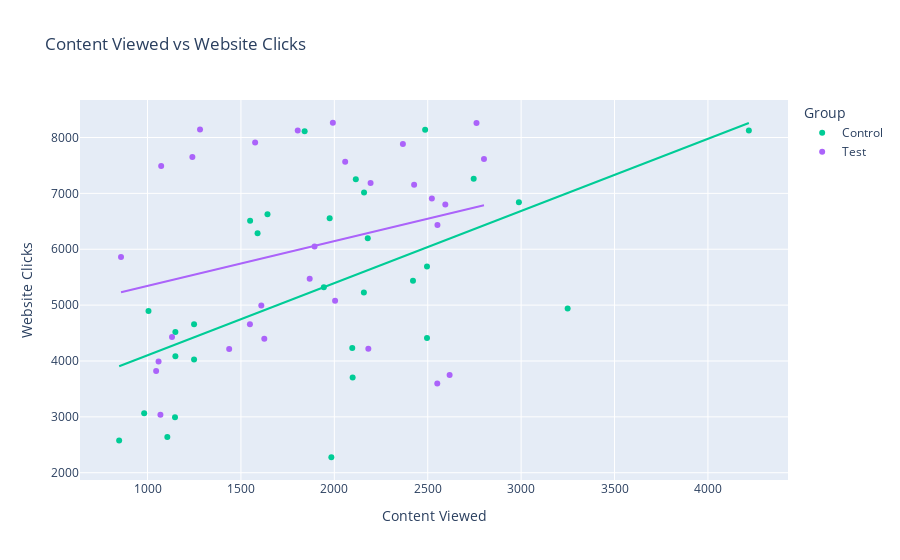
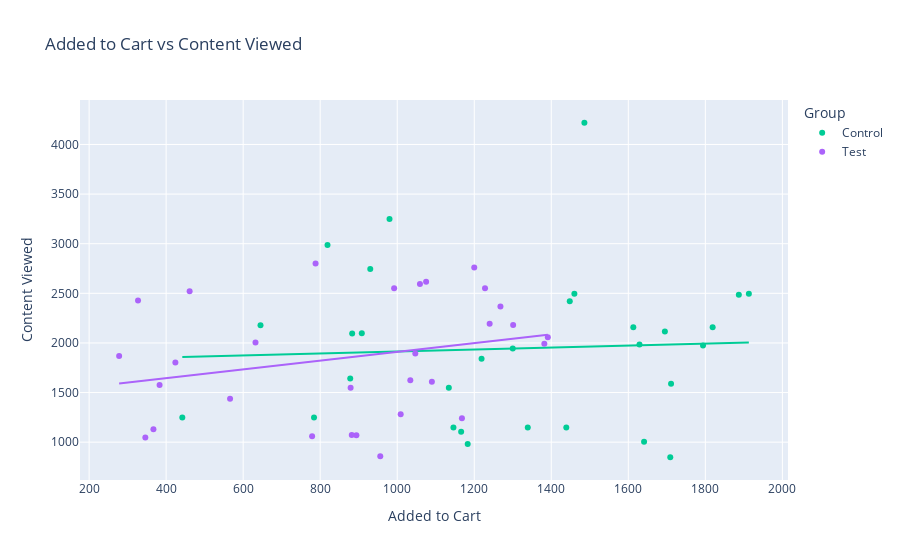
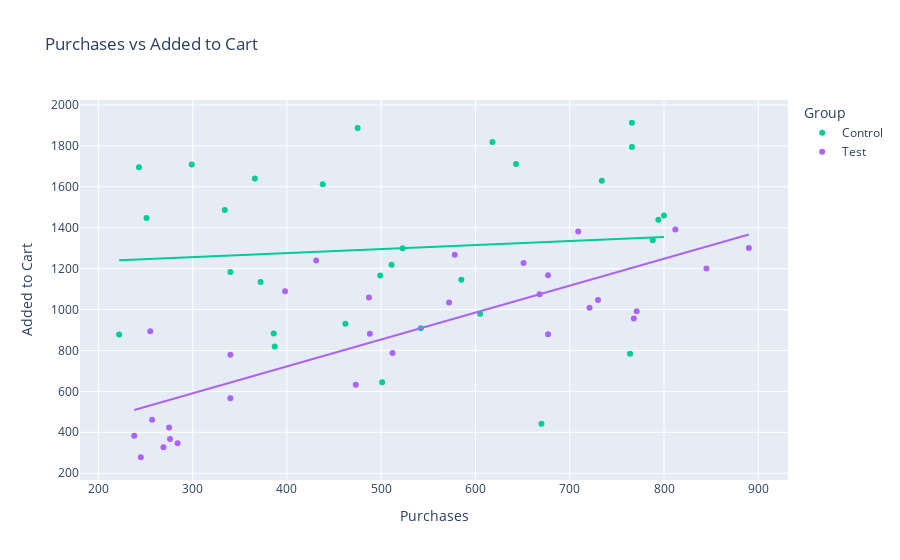

Write notebook code for charts like these, in order.
### Markdown cell above
What is the relationship between the number of website clicks and content viewed and added to cart from both campaigns?

### Code cell
# create scatter plot to show the relationship between variables

color_map = {'test': 'green', 'control': 'purple'}
figure = px.scatter(data_frame = df, 
                    x="Content Viewed",
                    y="Website Clicks", 
                    color= "Group", 
                    trendline="ols",
                    title="Content Viewed vs Website Clicks",
                    color_discrete_map=color_map)
figure.show()

figure = px.scatter(data_frame = df, 
                    x="Added to Cart",
                    y="Content Viewed", 
                    color= "Group", 
                    trendline="ols",
                    title="Added to Cart vs Content Viewed",
                    color_discrete_map=color_map)
figure.show()


figure = px.scatter(data_frame=df, 
                    x="Purchases",
                    y="Added to Cart", 
                    color="Group", 
                    trendline="ols",
                    title="Purchases vs Added to Cart",
                    color_discrete_map=color_map)

figure.show()

### Figure 1 — Plotly figure (JSON) as saved in the notebook; plotly's stock layout.template omitted (floating-point values rounded to 4 significant figures)
{"data": [{"hovertemplate": "Group=Control<br>Content Viewed=%{x}<br>Website Clicks=%{y}<extra></extra>", "legendgroup": "Control", "marker": {"color": "#00cc96", "symbol": "circle"}, "mode": "markers", "name": "Control", "orientation": "v", "showlegend": true, "type": "scatter", "x": [2159, 1841, 1549, 982, 1944.0, 1249, 1106, 2746, 2179, 1984, 2486, 1147, 1975, 1149, 1005, 2158, 1642, 2115, 2098, 848, 2496, 2988, 2496, 1149, 2096, 2421, 3249, 1589, 4219, 1249], "xaxis": "x", "y": [7016, 8110, 6508, 3065, 5321.0, 4028, 2640, 7260, 6198, 2277, 8137, 2993, 6554, 4521, 4896, 5224, 6628, 7253, 3706, 2578, 5691, 6843, 4410, 4085, 4234, 5435, 4941, 6287, 8127, 4658], "yaxis": "y"}, {"hovertemplate": "<b>OLS trendline</b><br>Website Clicks = 1.29125 * Content Viewed + 2810.87<br>R<sup>2</sup>=0.326398<br><br>Group=Control<br>Content Viewed=%{x}<br>Website Clicks=%{y} <b>(trend)</b><extra></extra>", "legendgroup": "Control", "marker": {"color": "#00cc96", "symbol": "circle"}, "mode": "lines", "name": "Control", "showlegend": false, "type": "scatter", "x": [848, 982, 1005, 1106, 1147, 1149, 1149, 1249, 1249, 1549, 1589, 1642, 1841, 1944.0, 1975, 1984, 2096, 2098, 2115, 2158, 2159, 2179, 2421, 2486, 2496, 2496, 2746, 2988, 3249, 4219], "xaxis": "x", "y": [3906.0, 4079.0, 4109.0, 4239.0, 4292.0, 4295.0, 4295.0, 4424.0, 4424.0, 4811.0, 4863.0, 4931.0, 5188.0, 5321.0, 5361.0, 5373.0, 5517.0, 5520.0, 5542.0, 5597.0, 5599.0, 5625.0, 5937.0, 6021.0, 6034.0, 6034.0, 6357.0, 6669.0, 7006.0, 8259.0], "yaxis": "y"}, {"hovertemplate": "Group=Test<br>Content Viewed=%{x}<br>Website Clicks=%{y}<extra></extra>", "legendgroup": "Test", "marker": {"color": "#ab63fa", "symbol": "circle"}, "mode": "markers", "name": "Test", "orientation": "v", "showlegend": true, "type": "scatter", "x": [1069, 1548, 2367, 1437, 858, 1073, 2182, 2194, 2761, 1804, 2617, 1992, 2058, 1059, 1609, 2594, 1576, 2522, 2801, 1894, 1868, 1131, 2004, 2427, 2551, 1046, 2552, 1281, 1240, 1625], "xaxis": "x", "y": [3038, 4657, 7885, 4216, 5863, 7488, 4221, 7184, 8259, 8125, 3750, 8264, 7568, 3993, 4993, 6800, 7910, 6909, 7617, 6050, 5471, 4431, 5077, 7156, 3596, 3820, 6435, 8144, 7651, 4399], "yaxis": "y"}, {"hovertemplate": "<b>OLS trendline</b><br>Website Clicks = 0.801598 * Content Viewed + 4542.96<br>R<sup>2</sup>=0.078623<br><br>Group=Test<br>Content Viewed=%{x}<br>Website Clicks=%{y} <b>(trend)</b><extra></extra>", "legendgroup": "Test", "marker": {"color": "#ab63fa", "symbol": "circle"}, "mode": "lines", "name": "Test", "showlegend": false, "type": "scatter", "x": [858, 1046, 1059, 1069, 1073, 1131, 1240, 1281, 1437, 1548, 1576, 1609, 1625, 1804, 1868, 1894, 1992, 2004, 2058, 2182, 2194, 2367, 2427, 2522, 2551, 2552, 2594, 2617, 2761, 2801], "xaxis": "x", "y": [5231.0, 5381.0, 5392.0, 5400.0, 5403.0, 5450.0, 5537.0, 5570.0, 5695.0, 5784.0, 5806.0, 5833.0, 5846.0, 5989.0, 6040.0, 6061.0, 6140.0, 6149.0, 6193.0, 6292.0, 6302.0, 6440.0, 6488.0, 6565.0, 6588.0, 6589.0, 6622.0, 6641.0, 6756.0, 6788.0], "yaxis": "y"}], "layout": {"legend": {"title": {"text": "Group"}, "tracegroupgap": 0}, "title": {"text": "Content Viewed vs Website Clicks"}, "xaxis": {"anchor": "y", "domain": [0, 1], "title": {"text": "Content Viewed"}}, "yaxis": {"anchor": "x", "domain": [0, 1], "title": {"text": "Website Clicks"}}}}

### Figure 2 — Plotly figure (JSON) as saved in the notebook; plotly's stock layout.template omitted (floating-point values rounded to 4 significant figures)
{"data": [{"hovertemplate": "Group=Control<br>Added to Cart=%{x}<br>Content Viewed=%{y}<extra></extra>", "legendgroup": "Control", "marker": {"color": "#00cc96", "symbol": "circle"}, "mode": "markers", "name": "Control", "orientation": "v", "showlegend": true, "type": "scatter", "x": [1819, 1219, 1134, 1183, 1300, 784, 1166, 930, 645, 1629, 1887, 1439, 1794, 1339, 1641, 1613, 878, 1695, 908, 1709, 1460, 819, 1913, 1146, 883, 1448, 980, 1711, 1486, 442], "xaxis": "x", "y": [2159, 1841, 1549, 982, 1944.0, 1249, 1106, 2746, 2179, 1984, 2486, 1147, 1975, 1149, 1005, 2158, 1642, 2115, 2098, 848, 2496, 2988, 2496, 1149, 2096, 2421, 3249, 1589, 4219, 1249], "yaxis": "y"}, {"hovertemplate": "<b>OLS trendline</b><br>Content Viewed = 0.100333 * Added to Cart + 1813.36<br>R<sup>2</sup>=0.002764<br><br>Group=Control<br>Added to Cart=%{x}<br>Content Viewed=%{y} <b>(trend)</b><extra></extra>", "legendgroup": "Control", "marker": {"color": "#00cc96", "symbol": "circle"}, "mode": "lines", "name": "Control", "showlegend": false, "type": "scatter", "x": [442, 645, 784, 819, 878, 883, 908, 930, 980, 1134, 1146, 1166, 1183, 1219, 1300, 1339, 1439, 1448, 1460, 1486, 1613, 1629, 1641, 1695, 1709, 1711, 1794, 1819, 1887, 1913], "xaxis": "x", "y": [1858.0, 1878.0, 1892.0, 1896.0, 1901.0, 1902.0, 1904.0, 1907.0, 1912.0, 1927.0, 1928.0, 1930.0, 1932.0, 1936.0, 1944.0, 1948.0, 1958.0, 1959.0, 1960.0, 1962.0, 1975.0, 1977.0, 1978.0, 1983.0, 1985.0, 1985.0, 1993.0, 1996.0, 2003.0, 2005.0], "yaxis": "y"}, {"hovertemplate": "Group=Test<br>Added to Cart=%{x}<br>Content Viewed=%{y}<extra></extra>", "legendgroup": "Test", "marker": {"color": "#ab63fa", "symbol": "circle"}, "mode": "markers", "name": "Test", "orientation": "v", "showlegend": true, "type": "scatter", "x": [894, 879, 1268, 566, 956, 882, 1301, 1240, 1200, 424, 1075, 1382, 1391, 779, 1090, 1059, 383, 461, 788, 1047, 278, 367, 632, 327, 1228, 346, 992, 1009, 1168, 1034], "xaxis": "x", "y": [1069, 1548, 2367, 1437, 858, 1073, 2182, 2194, 2761, 1804, 2617, 1992, 2058, 1059, 1609, 2594, 1576, 2522, 2801, 1894, 1868, 1131, 2004, 2427, 2551, 1046, 2552, 1281, 1240, 1625], "yaxis": "y"}, {"hovertemplate": "<b>OLS trendline</b><br>Content Viewed = 0.442802 * Added to Cart + 1467.66<br>R<sup>2</sup>=0.066319<br><br>Group=Test<br>Added to Cart=%{x}<br>Content Viewed=%{y} <b>(trend)</b><extra></extra>", "legendgroup": "Test", "marker": {"color": "#ab63fa", "symbol": "circle"}, "mode": "lines", "name": "Test", "showlegend": false, "type": "scatter", "x": [278, 327, 346, 367, 383, 424, 461, 566, 632, 779, 788, 879, 882, 894, 956, 992, 1009, 1034, 1047, 1059, 1075, 1090, 1168, 1200, 1228, 1240, 1268, 1301, 1382, 1391], "xaxis": "x", "y": [1591.0, 1612.0, 1621.0, 1630.0, 1637.0, 1655.0, 1672.0, 1718.0, 1748.0, 1813.0, 1817.0, 1857.0, 1858.0, 1864.0, 1891.0, 1907.0, 1914.0, 1926.0, 1931.0, 1937.0, 1944.0, 1950.0, 1985.0, 1999.0, 2011.0, 2017.0, 2029.0, 2044.0, 2080.0, 2084.0], "yaxis": "y"}], "layout": {"legend": {"title": {"text": "Group"}, "tracegroupgap": 0}, "title": {"text": "Added to Cart vs Content Viewed"}, "xaxis": {"anchor": "y", "domain": [0, 1], "title": {"text": "Added to Cart"}}, "yaxis": {"anchor": "x", "domain": [0, 1], "title": {"text": "Content Viewed"}}}}

### Figure 3 — Plotly figure (JSON) as saved in the notebook; plotly's stock layout.template omitted (floating-point values rounded to 4 significant figures)
{"data": [{"hovertemplate": "Group=Control<br>Purchases=%{x}<br>Added to Cart=%{y}<extra></extra>", "legendgroup": "Control", "marker": {"color": "#00cc96", "symbol": "circle"}, "mode": "markers", "name": "Control", "orientation": "v", "showlegend": true, "type": "scatter", "x": [618, 511, 372, 340, 522.8, 764, 499, 462, 501, 734, 475, 794, 766, 788, 366, 438, 222, 243, 542, 299, 800, 387, 766, 585, 386, 251, 605, 643, 334, 670], "xaxis": "x", "y": [1819, 1219, 1134, 1183, 1300, 784, 1166, 930, 645, 1629, 1887, 1439, 1794, 1339, 1641, 1613, 878, 1695, 908, 1709, 1460, 819, 1913, 1146, 883, 1448, 980, 1711, 1486, 442], "yaxis": "y"}, {"hovertemplate": "<b>OLS trendline</b><br>Added to Cart = 0.194992 * Purchases + 1198.06<br>R<sup>2</sup>=0.007841<br><br>Group=Control<br>Purchases=%{x}<br>Added to Cart=%{y} <b>(trend)</b><extra></extra>", "legendgroup": "Control", "marker": {"color": "#00cc96", "symbol": "circle"}, "mode": "lines", "name": "Control", "showlegend": false, "type": "scatter", "x": [222, 243, 251, 299, 334, 340, 366, 372, 386, 387, 438, 462, 475, 499, 501, 511, 522.8, 542, 585, 605, 618, 643, 670, 734, 764, 766, 766, 788, 794, 800], "xaxis": "x", "y": [1241.0, 1245.0, 1247.0, 1256.0, 1263.0, 1264.0, 1269.0, 1271.0, 1273.0, 1274.0, 1283.0, 1288.0, 1291.0, 1295.0, 1296.0, 1298.0, 1300.0, 1304.0, 1312.0, 1316.0, 1319.0, 1323.0, 1329.0, 1341.0, 1347.0, 1347.0, 1347.0, 1352.0, 1353.0, 1354.0], "yaxis": "y"}, {"hovertemplate": "Group=Test<br>Purchases=%{x}<br>Added to Cart=%{y}<extra></extra>", "legendgroup": "Test", "marker": {"color": "#ab63fa", "symbol": "circle"}, "mode": "markers", "name": "Test", "orientation": "v", "showlegend": true, "type": "scatter", "x": [255, 677, 578, 340, 768, 488, 890, 431, 845, 275, 668, 709, 812, 340, 398, 487, 238, 257, 512, 730, 245, 276, 473, 269, 651, 284, 771, 721, 677, 572], "xaxis": "x", "y": [894, 879, 1268, 566, 956, 882, 1301, 1240, 1200, 424, 1075, 1382, 1391, 779, 1090, 1059, 383, 461, 788, 1047, 278, 367, 632, 327, 1228, 346, 992, 1009, 1168, 1034], "yaxis": "y"}, {"hovertemplate": "<b>OLS trendline</b><br>Added to Cart = 1.31545 * Purchases + 195.879<br>R<sup>2</sup>=0.637951<br><br>Group=Test<br>Purchases=%{x}<br>Added to Cart=%{y} <b>(trend)</b><extra></extra>", "legendgroup": "Test", "marker": {"color": "#ab63fa", "symbol": "circle"}, "mode": "lines", "name": "Test", "showlegend": false, "type": "scatter", "x": [238, 245, 255, 257, 269, 275, 276, 284, 340, 340, 398, 431, 473, 487, 488, 512, 572, 578, 651, 668, 677, 677, 709, 721, 730, 768, 771, 812, 845, 890], "xaxis": "x", "y": [509.0, 518.2, 531.3, 533.9, 549.7, 557.6, 558.9, 569.5, 643.1, 643.1, 719.4, 762.8, 818.1, 836.5, 837.8, 869.4, 948.3, 956.2, 1052.0, 1075.0, 1086.0, 1086.0, 1129.0, 1144.0, 1156.0, 1206.0, 1210.0, 1264.0, 1307.0, 1367.0], "yaxis": "y"}], "layout": {"legend": {"title": {"text": "Group"}, "tracegroupgap": 0}, "title": {"text": "Purchases vs Added to Cart"}, "xaxis": {"anchor": "y", "domain": [0, 1], "title": {"text": "Purchases"}}, "yaxis": {"anchor": "x", "domain": [0, 1], "title": {"text": "Added to Cart"}}}}
